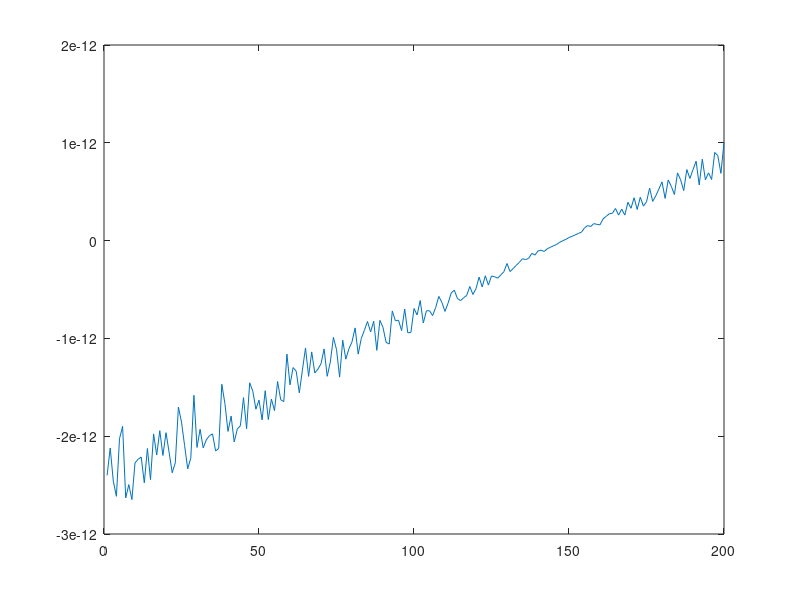
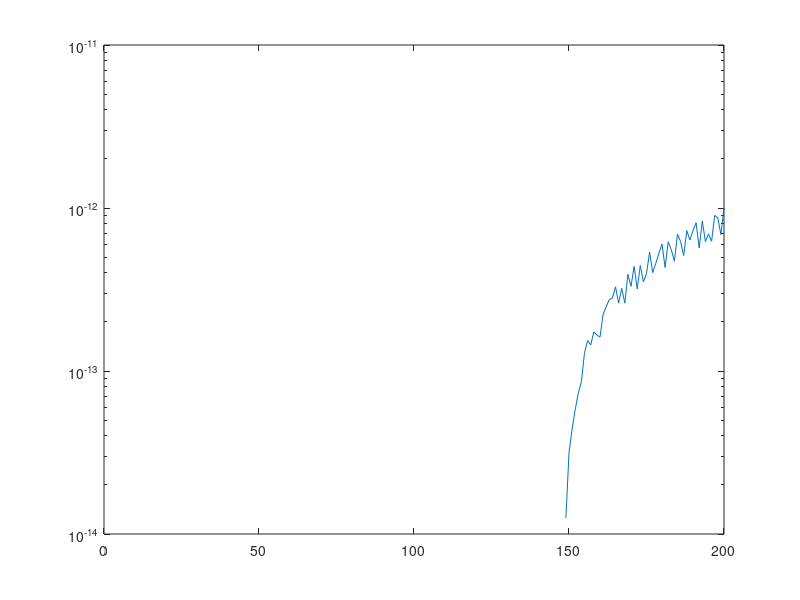
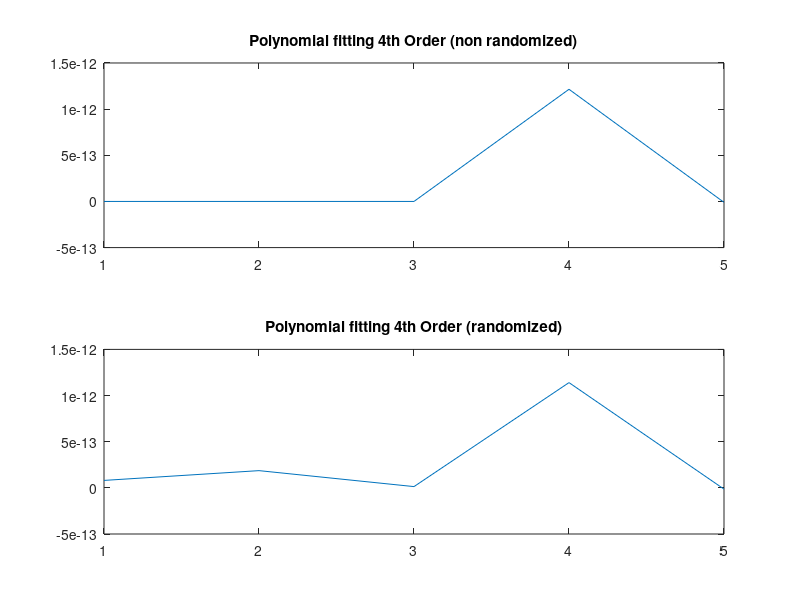
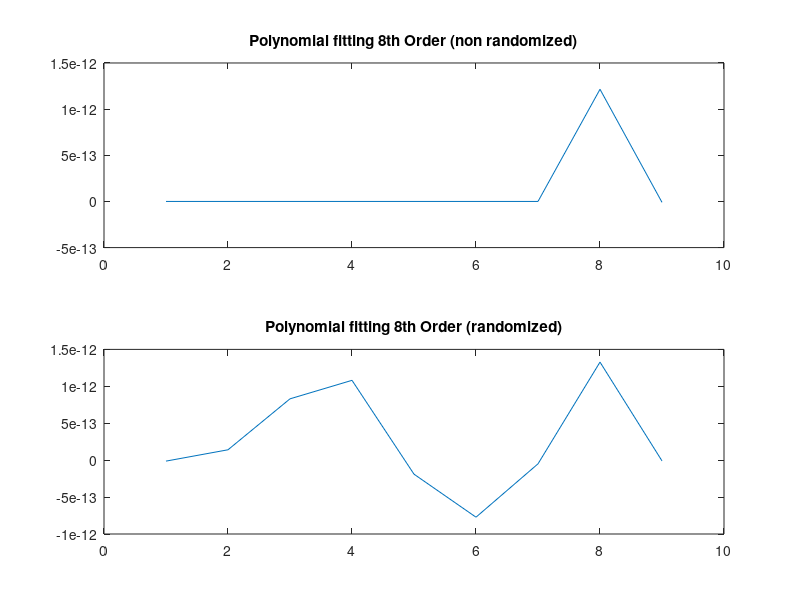

The MATLAB script that drew these images, in order: (Note: this script raises an error after producing the figures.)
clear
clc
%1
Is = 0.01e-12;
Ib= 0.1e-12;
Vb = 1.3;
gp = 0.1;

V = linspace(-1.95,0.7,200);
Vx = V + Vb;


I = Is.*((exp(1.2/0.25).*V)-1);+ gp.*V + Ib.*(exp((-1.2/0.025).*Vx));

randv = rand(1,200).*0.4+0.8;

I2 = I.*randv;
figure(1)
plot(I2)
figure(2)
semilogy(I2)

%2
p4 = polyfit(V,I,4);
p42 = polyfit(V,I2,4);
p8 = polyfit(V,I,8);
p82 = polyfit(V,I2,8);
figure(3)
subplot(2,1,1);
plot(p4)
title('Polynomial fitting 4th Order (non randomized)')
subplot(2,1,2);
plot(p42)
title('Polynomial fitting 4th Order (randomized)')
figure(4)
subplot(2,1,1);
plot(p8)
title('Polynomial fitting 8th Order (non randomized)')
subplot(2,1,2);
plot(p82)
title('Polynomial fitting 8th Order (randomized)')

%3
f0 = fittype('A.*(exp(-1.2*x/25e-3)-1) + 0.1.*x - C*(exp(1.2*(-(x+1.3))/25e-3)-1)');
ff0 = fit(V',I2',f0);
If0 = ff(V');

f2 =  fittype('A.*(exp(-1.2*x/25e-3)-1) + B.*x - C*(exp(1.2*(-(x+1.3))/25e-3)-1)');
ff2 = fit(V',I2',f0);
If2 = ff(V');

f3 =  fittype('A.*(exp(-1.2*x/25e-3)-1) + B.*x - C*(exp(1.2*(-(x+D))/25e-3)-1)');
ff3 = fit(V',I2',f0);
If3 = ff(V');

plot(Id0)